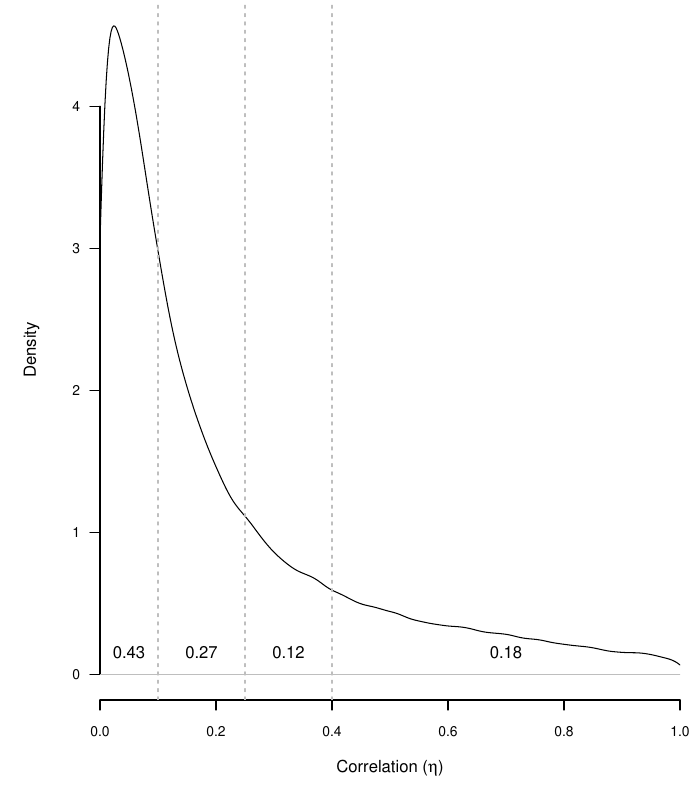

Recreate this plot in R.
# Choose the directory all files are cloned in
# NOT the figures folder.
setwd(choose.dir())

load('figures/Fig3')

# Effect PDF
pdf('figures/Fig3.pdf',width=7, height=8)
par(mai = c(1, 1, 0, .2))

plot(density(dat$esComp[!is.na(dat$esComp)]),
     lty = 1,
     frame.plot = T, 
     main = "",
     xlim = c(0, 1),
     xaxs = "i",
     xlab = latex2exp("Correlation ($\\eta$)"),
     ylab = "Density",
     cex.axis = .8,
     cex.lab = 1,
     col = "black", las = 1, bty = 'n')
abline(v = c(.1, .25, .4), lty = 2, col = "grey")
t1 <- sum(dat$esComp[!is.na(dat$esComp)] < .1) / length(dat$esComp[!is.na(dat$esComp)])
t2 <- sum(dat$esComp[!is.na(dat$esComp)] >= .1 & dat$esComp[!is.na(dat$esComp)] < .25) / length(dat$esComp[!is.na(dat$esComp)])
t3 <- sum(dat$esComp[!is.na(dat$esComp)] >= .25 & dat$esComp[!is.na(dat$esComp)] < .4) / length(dat$esComp[!is.na(dat$esComp)])
t4 <- sum(dat$esComp[!is.na(dat$esComp)] >= .4) / length(dat$esComp[!is.na(dat$esComp)])
text(x = .1 / 2, y = .15, labels = round(t1, 2), cex = 1)
text(x = ((.25 - .1) / 2) + .1, y = .15, labels = round(t2, 2), cex = 1)
text(x = ((.4 - .25) / 2) + .25, y = .15, labels = round(t3, 2), cex = 1)
text(x = ((1 - .4) / 2) + .4, y = .15, labels = round(t4, 2), cex = 1)
dev.off()